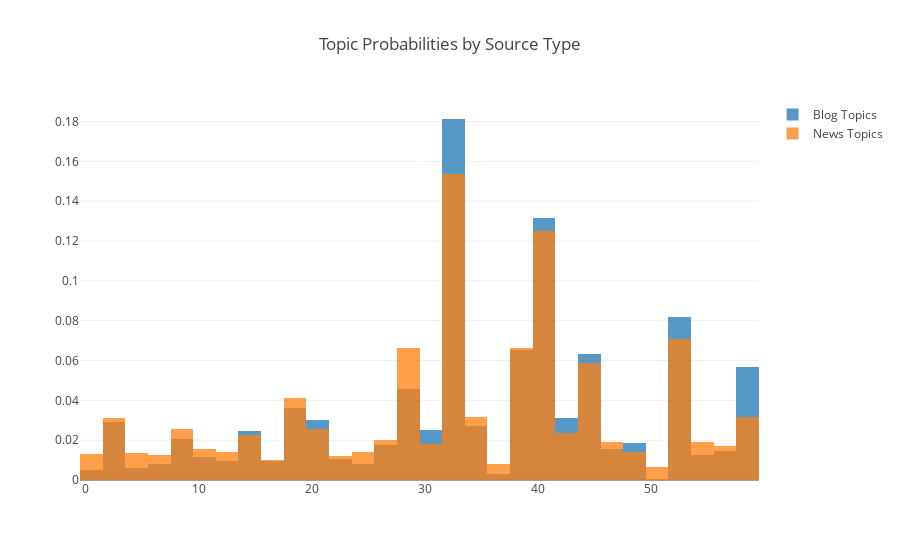

Write notebook code for a chart like this one.
### Code cell
unsampled_tops = []
for bow in unsampled_bows:
    unsampled_tops.append(lda.get_document_topics(bow))
    
blogtops = []
protops = []
for t in range(len(unsampled_tops)):
    if data[t]['is_blog'] is True:
        blogtops.extend([i[0] for i in unsampled_tops[t]])
    else:
        protops.extend([i[0] for i in unsampled_tops[t]])

layout = go.Layout(barmode='overlay', title='Topic Probabilities by Source Type')
BlogTopics = go.Histogram(x=blogtops, name='Blog Topics', histnorm='probability', opacity=0.75)
NewsTopics = go.Histogram(x=protops, name='News Topics', histnorm='probability', opacity=0.75)
traces = [BlogTopics, NewsTopics]
fig = go.Figure(data=traces, layout=layout)
iplot(fig)

### Figure 1 — Plotly figure (JSON) as saved in the notebook; plotly's stock layout.template omitted (floating-point values rounded to 4 significant figures; data arrays with more than 128 entries replaced by an {"elided": "..."} marker saying what was removed)
{"data": [{"histnorm": "probability", "name": "Blog Topics", "opacity": 0.75, "type": "histogram", "x": {"elided": "1026 int values"}}, {"histnorm": "probability", "name": "News Topics", "opacity": 0.75, "type": "histogram", "x": {"elided": "3023 int values"}}], "layout": {"barmode": "overlay", "title": "Topic Probabilities by Source Type"}}
